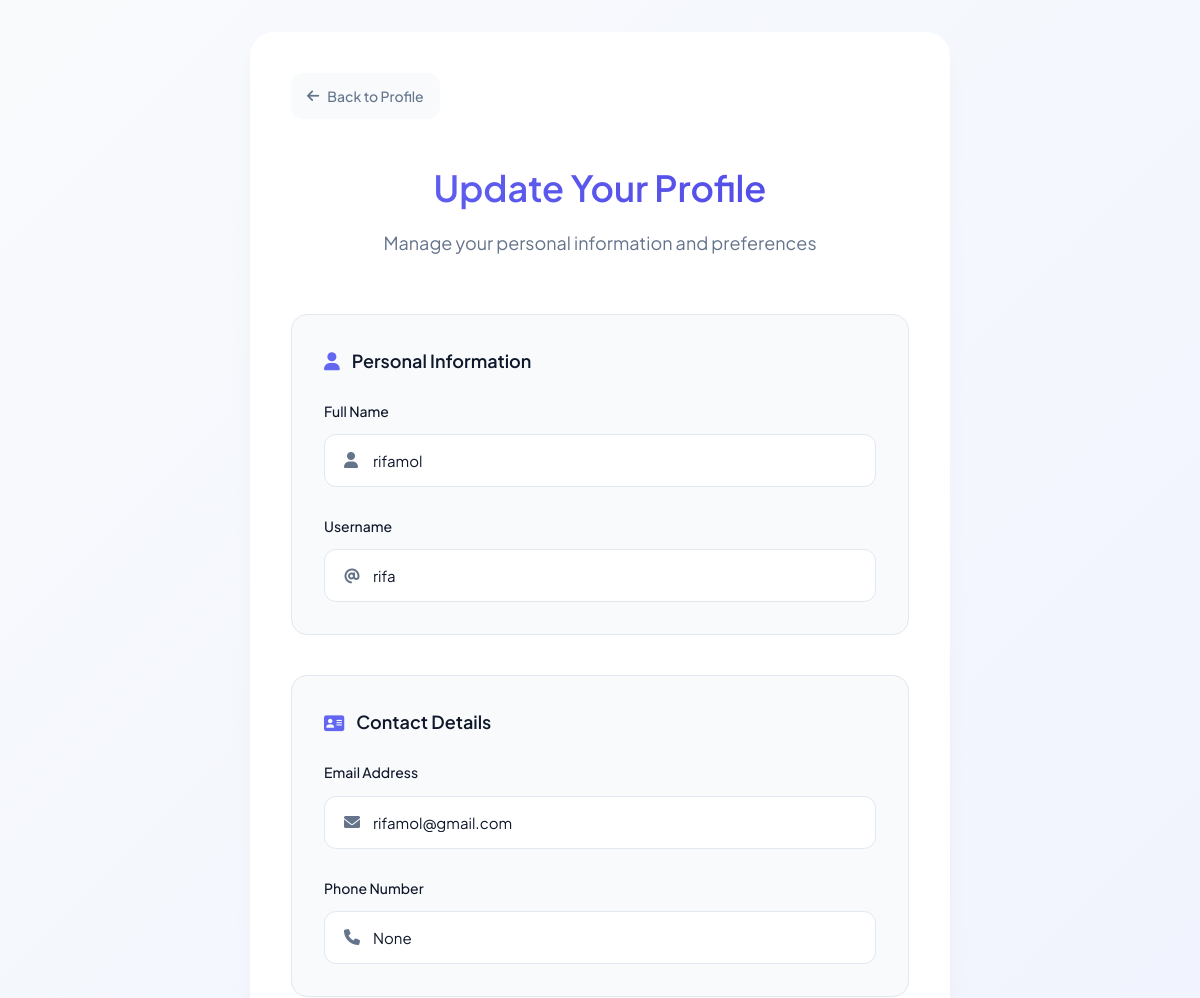
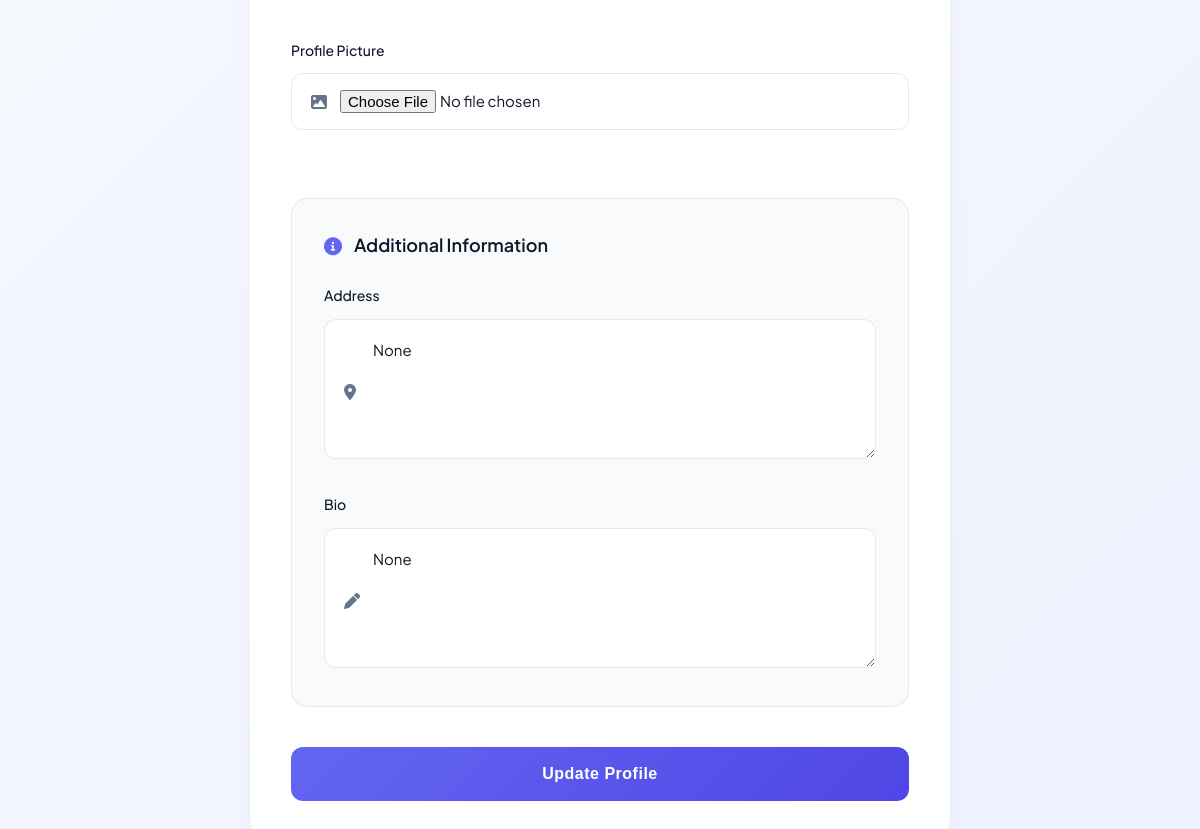
The app's page /update_profile (signed in) with its own data (2 pictures, top to bottom).
### connectsphere/models.py (models this page shows, shortened)
class registration(models.Model):
    fullname = models.CharField(max_length=64)
    username = models.CharField(max_length=64)
    email = models.CharField(max_length=64)
    password = models.CharField(max_length=64)
    phone_number = models.CharField(max_length=15, null=True, blank=True)  # Example field
    address = models.TextField(null=True, blank=True)  # Example field
    bio = models.TextField(null=True, blank=True)  # Bio field
    profile_picture = models.ImageField(upload_to='profile_pictures/', blank=True, null=True)
    class Meta:
        db_table = 'connectsphere_registration'  # Map to connectsphere_registration table

### connectsphere/views.py (the view, shortened to what this page needs)
# urls.py: path('update_profile',views.update_profile,name='update_profile'),
def update_profile(request):
    user_id = request.session.get('session1')
    if not user_id:
        return redirect('login')
    try:
        user = registration.objects.get(id=user_id)
        return render(request, 'update_profile.html', {'user': user})
    except registration.DoesNotExist:
        return redirect('login')

### connectsphere/templates/update_profile.html (shortened to what this page needs)
<!DOCTYPE html>
<html lang="en">
<head>
    <link href="https://cdnjs.cloudflare.com/ajax/libs/font-awesome/6.0.0-beta3/css/all.min.css" rel="stylesheet">
</head>
<body>
    <div class="profile-container">
        <a href="{% url 'profile' %}" class="back-button">
            <i class="fas fa-arrow-left"></i>
            Back to Profile
        </a>
        <div class="profile-header">
            <h2>Update Your Profile</h2>
            <p>Manage your personal information and preferences</p>
        </div>
        <form method="POST" enctype="multipart/form-data">
            <div class="form-sections">
                <div class="form-section">
                    <div class="section-title">
                        <i class="fas fa-user"></i>
                        Personal Information
                    </div>
                    <div class="form-group">
                        <label for="fullname">Full Name</label>
                        <div class="input-wrapper">
                            <input type="text" id="fullname" name="fullname" value="{{ user.fullname }}" placeholder="Enter your full name">
                        </div>
                    </div>
                    <div class="form-group">
                        <label for="username">Username</label>
                        <div class="input-wrapper">
                            <input type="text" id="username" name="username" value="{{ user.username }}" placeholder="Choose a unique username">
                        </div>
                    </div>
                </div>
                <div class="form-section">
                    <div class="section-title">
                        <i class="fas fa-address-card"></i>
                        Contact Details
                    </div>
                    <div class="form-group">
                        <label for="email">Email Address</label>
                        <div class="input-wrapper">
                            <input type="email" id="email" name="email" value="{{ user.email }}" placeholder="Enter your email address">
                        </div>
                    </div>
                    <div class="form-group">
                        <label for="phone_number">Phone Number</label>
                        <div class="input-wrapper">
                            <input type="tel" id="phone_number" name="phone_number" value="{{ user.phone_number }}" placeholder="Enter your phone number">
                        </div>
                    </div>
                </div>
                <div class="form-group">
                    <label for="profile_pic">Profile Picture</label>
                    <div class="input-wrapper">
                        <input type="file" id="profile_pic" name="profile_pic" accept="image/*" placeholder="Choose a profile picture">
                    </div>
                </div>
                <div class="form-section">
                    <div class="section-title">
                        <i class="fas fa-info-circle"></i>
                        Additional Information
                    </div>
                    <div class="form-group">
                        <label for="address">Address</label>
                        <div class="input-wrapper">
                            <textarea id="address" name="address" placeholder="Enter your full address">{{ user.address }}</textarea>
                        </div>
                    </div>
                    <div class="form-group">
                        <label for="bio">Bio</label>
                        <div class="input-wrapper">
                            <textarea id="bio" name="bio" placeholder="Tell us a bit about yourself">{{ user.bio }}</textarea>
                        </div>
                    </div>
                </div>
            </div>
            <button type="submit" class="update-button">
                Update Profile
            </button>
        </form>
    </div>
</body>
</html>

### connectsphere/templates/update_profile.html (style rules this page uses)
:root { --primary-color: #6366f1; --primary-dark: #4f46e5; --primary-light: #eef2ff; --accent-color: #f59e0b; --text-primary: #0f172a; --text-secondary: #64748b; --white: #ffffff; --input-bg: #f8fafc; --border-color: #e2e8f0; --error-color: #ef4444; --success-color: #10b981; }
* { margin: 0; padding: 0; box-sizing: border-box; }
body { font-family: 'Plus Jakarta Sans', sans-serif; background: linear-gradient(135deg, #f8fafc 0%, #eef2ff 100%); min-height: 100vh; display: flex; justify-content: center; align-items: center; padding: 2rem 1rem; color: var(--text-primary); line-height: 1.6; }
.profile-container { background: var(--white); border-radius: 24px; box-shadow: 0 20px 25px -5px rgba(0, 0, 0, 0.05), 0 10px 10px -5px rgba(0, 0, 0, 0.02); width: 100%; max-width: 700px; padding: 2.5rem; position: relative; backdrop-filter: blur(10px); border: 1px solid rgba(255, 255, 255, 0.1); }
.back-button { display: inline-flex; align-items: center; gap: 0.5rem; color: var(--text-secondary); text-decoration: none; font-size: 0.875rem; font-weight: 500; padding: 0.75rem 1rem; border-radius: 12px; transition: all 0.3s ease; background: var(--input-bg); }
.profile-header { text-align: center; margin: 2.5rem 0 3.5rem; }
.profile-header h2 { color: var(--text-primary); font-size: 2.25rem; font-weight: 600; margin-bottom: 0.75rem; background: linear-gradient(135deg, var(--primary-color), var(--primary-dark)); -webkit-background-clip: text; -webkit-text-fill-color: transparent; }
.profile-header p { color: var(--text-secondary); font-size: 1.125rem; }
.form-sections { display: grid; gap: 2.5rem; }
.form-section { background: var(--input-bg); padding: 2rem; border-radius: 16px; border: 1px solid var(--border-color); transition: all 0.3s ease; }
.section-title { font-size: 1.125rem; font-weight: 600; color: var(--text-primary); margin-bottom: 1.5rem; display: flex; align-items: center; gap: 0.75rem; }
.section-title i { color: var(--primary-color); }
.form-group { margin-bottom: 1.75rem; }
.form-group:last-child { margin-bottom: 0; }
.form-group label { display: block; font-size: 0.875rem; font-weight: 500; color: var(--text-primary); margin-bottom: 0.75rem; }
.input-wrapper { position: relative; }
.form-group input, .form-group textarea { width: 100%; padding: 1rem 1.25rem 1rem 3rem; border: 1px solid var(--border-color); border-radius: 12px; background: var(--white); font-size: 0.9375rem; color: var(--text-primary); transition: all 0.3s ease; font-family: inherit; }
.form-group textarea { min-height: 140px; resize: vertical; padding-top: 1.25rem; }
.form-group input::placeholder, .form-group textarea::placeholder { color: var(--text-secondary); }
.update-button { width: 100%; padding: 1.125rem; background: linear-gradient(135deg, var(--primary-color), var(--primary-dark)); color: var(--white); border: none; border-radius: 12px; font-size: 1rem; font-weight: 600; cursor: pointer; transition: all 0.3s ease; margin-top: 2.5rem; position: relative; overflow: hidden; letter-spacing: 0.5px; }

### records on screen
registration: fullname "rifamol", username "rifa", email "rifamol@gmail.com", phone_number "None", address "None", bio "None"
